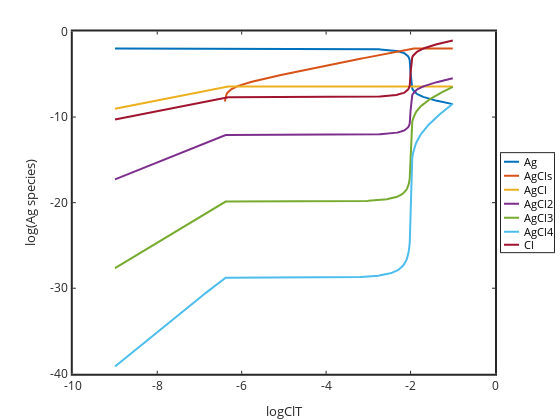

The code cell stored with this chart in its notebook:
### Code cell
%plot -f SVG

% graph the results

h=plot(logClT,log10(Ag),logClT,log10(AgCls),logClT,log10(AgCl),logClT,log10(AgCl2),logClT,log10(AgCl3),logClT,log10(AgCl4),logClT,log10(Cl));
set(h,'linewidth',2)
set(gca,'linewidth',2,'fontsize',12)
xlabel('logClT'); ylabel('log(Ag species)')
legend('Ag','AgCls','AgCl','AgCl2','AgCl3','AgCl4','Cl','location','eastoutside')

set(gcf,'Visible','on')

### Figure 1 — Plotly figure (JSON) as saved in the notebook; plotly's stock layout.template omitted (floating-point values rounded to 4 significant figures; data arrays with more than 128 entries replaced by an {"elided": "..."} marker saying what was removed)
{"data": [{"line": {"color": "rgb(0,113,188)", "dash": "solid", "width": 2}, "marker": {"color": "rgb(0,113,188)", "line": {"color": "rgb(0,113,188)"}, "size": 6, "symbol": "none"}, "mode": "lines", "name": "Ag", "showlegend": true, "type": "scatter", "visibility": true, "x": {"elided": "401 float values"}, "xaxis": "x", "y": {"elided": "401 float values"}, "yaxis": "y"}, {"line": {"color": "rgb(216,82,24)", "dash": "solid", "width": 2}, "marker": {"color": "rgb(216,82,24)", "line": {"color": "rgb(216,82,24)"}, "size": 6, "symbol": "none"}, "mode": "lines", "name": "AgCls", "showlegend": true, "type": "scatter", "visibility": true, "x": {"elided": "401 float values"}, "xaxis": "x", "y": {"elided": "401 float values"}, "yaxis": "y"}, {"line": {"color": "rgb(236,176,31)", "dash": "solid", "width": 2}, "marker": {"color": "rgb(236,176,31)", "line": {"color": "rgb(236,176,31)"}, "size": 6, "symbol": "none"}, "mode": "lines", "name": "AgCl", "showlegend": true, "type": "scatter", "visibility": true, "x": {"elided": "401 float values"}, "xaxis": "x", "y": {"elided": "401 float values"}, "yaxis": "y"}, {"line": {"color": "rgb(125,46,141)", "dash": "solid", "width": 2}, "marker": {"color": "rgb(125,46,141)", "line": {"color": "rgb(125,46,141)"}, "size": 6, "symbol": "none"}, "mode": "lines", "name": "AgCl2", "showlegend": true, "type": "scatter", "visibility": true, "x": {"elided": "401 float values"}, "xaxis": "x", "y": {"elided": "401 float values"}, "yaxis": "y"}, {"line": {"color": "rgb(118,171,47)", "dash": "solid", "width": 2}, "marker": {"color": "rgb(118,171,47)", "line": {"color": "rgb(118,171,47)"}, "size": 6, "symbol": "none"}, "mode": "lines", "name": "AgCl3", "showlegend": true, "type": "scatter", "visibility": true, "x": {"elided": "401 float values"}, "xaxis": "x", "y": {"elided": "401 float values"}, "yaxis": "y"}, {"line": {"color": "rgb(76,189,237)", "dash": "solid", "width": 2}, "marker": {"color": "rgb(76,189,237)", "line": {"color": "rgb(76,189,237)"}, "size": 6, "symbol": "none"}, "mode": "lines", "name": "AgCl4", "showlegend": true, "type": "scatter", "visibility": true, "x": {"elided": "401 float values"}, "xaxis": "x", "y": {"elided": "401 float values"}, "yaxis": "y"}, {"line": {"color": "rgb(161,19,46)", "dash": "solid", "width": 2}, "marker": {"color": "rgb(161,19,46)", "line": {"color": "rgb(161,19,46)"}, "size": 6, "symbol": "none"}, "mode": "lines", "name": "Cl", "showlegend": true, "type": "scatter", "visibility": true, "x": {"elided": "401 float values"}, "xaxis": "x", "y": {"elided": "401 float values"}, "yaxis": "y"}, {"hoverinfo": "none", "line": {"color": "rgb(0,113,188)", "dash": "solid", "width": 2}, "marker": {"color": "rgb(0,113,188)", "line": {"color": "rgb(0,113,188)"}, "size": 6, "symbol": "none"}, "mode": "lines", "name": "", "showlegend": false, "type": "scatter", "visibility": true, "x": [3, 18], "xaxis": "x2", "y": [8.5, 8.5], "yaxis": "y2"}, {"hoverinfo": "none", "line": {"color": "rgb(216,82,24)", "dash": "solid", "width": 2}, "marker": {"color": "rgb(216,82,24)", "line": {"color": "rgb(216,82,24)"}, "size": 6, "symbol": "none"}, "mode": "lines", "name": "", "showlegend": false, "type": "scatter", "visibility": true, "x": [3, 18], "xaxis": "x2", "y": [22.5, 22.5], "yaxis": "y2"}, {"hoverinfo": "none", "line": {"color": "rgb(236,176,31)", "dash": "solid", "width": 2}, "marker": {"color": "rgb(236,176,31)", "line": {"color": "rgb(236,176,31)"}, "size": 6, "symbol": "none"}, "mode": "lines", "name": "", "showlegend": false, "type": "scatter", "visibility": true, "x": [3, 18], "xaxis": "x2", "y": [36.5, 36.5], "yaxis": "y2"}, {"hoverinfo": "none", "line": {"color": "rgb(125,46,141)", "dash": "solid", "width": 2}, "marker": {"color": "rgb(125,46,141)", "line": {"color": "rgb(125,46,141)"}, "size": 6, "symbol": "none"}, "mode": "lines", "name": "", "showlegend": false, "type": "scatter", "visibility": true, "x": [3, 18], "xaxis": "x2", "y": [50.5, 50.5], "yaxis": "y2"}, {"hoverinfo": "none", "line": {"color": "rgb(118,171,47)", "dash": "solid", "width": 2}, "marker": {"color": "rgb(118,171,47)", "line": {"color": "rgb(118,171,47)"}, "size": 6, "symbol": "none"}, "mode": "lines", "name": "", "showlegend": false, "type": "scatter", "visibility": true, "x": [3, 18], "xaxis": "x2", "y": [64.5, 64.5], "yaxis": "y2"}, {"hoverinfo": "none", "line": {"color": "rgb(76,189,237)", "dash": "solid", "width": 2}, "marker": {"color": "rgb(76,189,237)", "line": {"color": "rgb(76,189,237)"}, "size": 6, "symbol": "none"}, "mode": "lines", "name": "", "showlegend": false, "type": "scatter", "visibility": true, "x": [3, 18], "xaxis": "x2", "y": [78.5, 78.5], "yaxis": "y2"}, {"hoverinfo": "none", "line": {"color": "rgb(161,19,46)", "dash": "solid", "width": 2}, "marker": {"color": "rgb(161,19,46)", "line": {"color": "rgb(161,19,46)"}, "size": 6, "symbol": "none"}, "mode": "lines", "name": "", "showlegend": false, "type": "scatter", "visibility": true, "x": [3, 18], "xaxis": "x2", "y": [91.5, 91.5], "yaxis": "y2"}], "layout": {"annotations": [{"font": {"color": "rgb(0, 0, 0)", "size": 10.8}, "showarrow": false, "text": "Ag", "x": 21, "xanchor": "left", "xref": "x2", "y": 8.5, "yanchor": "middle", "yref": "y2"}, {"font": {"color": "rgb(0, 0, 0)", "size": 10.8}, "showarrow": false, "text": "AgCls", "x": 21, "xanchor": "left", "xref": "x2", "y": 22.5, "yanchor": "middle", "yref": "y2"}, {"font": {"color": "rgb(0, 0, 0)", "size": 10.8}, "showarrow": false, "text": "AgCl", "x": 21, "xanchor": "left", "xref": "x2", "y": 36.5, "yanchor": "middle", "yref": "y2"}, {"font": {"color": "rgb(0, 0, 0)", "size": 10.8}, "showarrow": false, "text": "AgCl2", "x": 21, "xanchor": "left", "xref": "x2", "y": 50.5, "yanchor": "middle", "yref": "y2"}, {"font": {"color": "rgb(0, 0, 0)", "size": 10.8}, "showarrow": false, "text": "AgCl3", "x": 21, "xanchor": "left", "xref": "x2", "y": 64.5, "yanchor": "middle", "yref": "y2"}, {"font": {"color": "rgb(0, 0, 0)", "size": 10.8}, "showarrow": false, "text": "AgCl4", "x": 21, "xanchor": "left", "xref": "x2", "y": 78.5, "yanchor": "middle", "yref": "y2"}, {"font": {"color": "rgb(0, 0, 0)", "size": 10.8}, "showarrow": false, "text": "Cl", "x": 21, "xanchor": "left", "xref": "x2", "y": 91.5, "yanchor": "middle", "yref": "y2"}], "height": 420, "hovermode": "closest", "margin": {"b": 0, "l": 0, "r": 0, "t": 0}, "plot_bgcolor": "rgba(0, 0, 0, 0)", "showlegend": false, "width": 560, "xaxis": {"anchor": "y", "autorange": false, "domain": [0.13, 0.8839], "exponentformat": "none", "gridcolor": "rgba(38,38,38,0.15)", "gridwidth": 2, "linecolor": "rgb(38,38,38)", "linewidth": 2, "mirror": "ticks", "range": [-10, 0], "showgrid": false, "showline": true, "side": "bottom", "spikedash": "solid", "spikemode": "across", "spikesides": false, "spikethickness": 1, "tickangle": 0, "tickcolor": "rgb(38,38,38)", "tickfont": {"color": "rgb(38,38,38)", "size": 12}, "ticklen": 3, "ticks": "inside", "ticktext": ["-10", "-8", "-6", "-4", "-2", "0"], "tickvals": [-10, -8, -6, -4, -2, 0], "title": {"font": {"color": "rgb(38,38,38)", "size": 13.2}, "text": "logClT"}, "type": "linear", "visible": true, "zeroline": false}, "xaxis2": {"anchor": "y2", "autorange": false, "domain": [0.8946, 0.9893], "exponentformat": "none", "fixedrange": true, "gridcolor": "rgba(38,38,38,0.15)", "gridwidth": 1, "linecolor": "rgb(38,38,38)", "linewidth": 1, "mirror": true, "range": [0, 53], "showgrid": false, "showline": true, "showspikes": false, "side": "bottom", "spikedash": "solid", "spikemode": "across", "spikesides": false, "spikethickness": 1, "tickangle": 0, "tickcolor": "rgb(38,38,38)", "tickfont": {"color": "rgb(38,38,38)", "size": 10.8}, "ticklen": 3, "ticks": "", "ticktext": [], "tickvals": [], "title": {"font": {"color": "rgb(0, 0, 0)", "size": 11.88}, "text": ""}, "type": "linear", "visible": true, "zeroline": false}, "yaxis": {"anchor": "x", "autorange": false, "domain": [0.11, 0.925], "exponentformat": "none", "gridcolor": "rgba(38,38,38,0.15)", "gridwidth": 2, "linecolor": "rgb(38,38,38)", "linewidth": 2, "mirror": "ticks", "range": [-40, 0], "showgrid": false, "showline": true, "side": "left", "spikedash": "solid", "spikemode": "across", "spikesides": false, "spikethickness": 1, "tickangle": 0, "tickcolor": "rgb(38,38,38)", "tickfont": {"color": "rgb(38,38,38)", "size": 12}, "ticklen": 3, "ticks": "inside", "ticktext": ["-40", "-30", "-20", "-10", "0"], "tickvals": [-40, -30, -20, -10, 0], "title": {"font": {"color": "rgb(38,38,38)", "size": 13.2}, "text": "log(Ag species)"}, "type": "linear", "visible": true, "zeroline": false}, "yaxis2": {"anchor": "x2", "autorange": false, "domain": [0.3996, 0.6354], "exponentformat": "none", "fixedrange": true, "gridcolor": "rgba(38,38,38,0.15)", "gridwidth": 1, "linecolor": "rgb(38,38,38)", "linewidth": 1, "mirror": true, "range": [99, 0], "showgrid": false, "showline": true, "showspikes": false, "side": "left", "spikedash": "solid", "spikemode": "across", "spikesides": false, "spikethickness": 1, "tickangle": 0, "tickcolor": "rgb(38,38,38)", "tickfont": {"color": "rgb(38,38,38)", "size": 10.8}, "ticklen": 3, "ticks": "", "ticktext": [], "tickvals": [], "title": {"font": {"color": "rgb(0, 0, 0)", "size": 11.88}, "text": ""}, "type": "linear", "visible": true, "zeroline": false}}}
